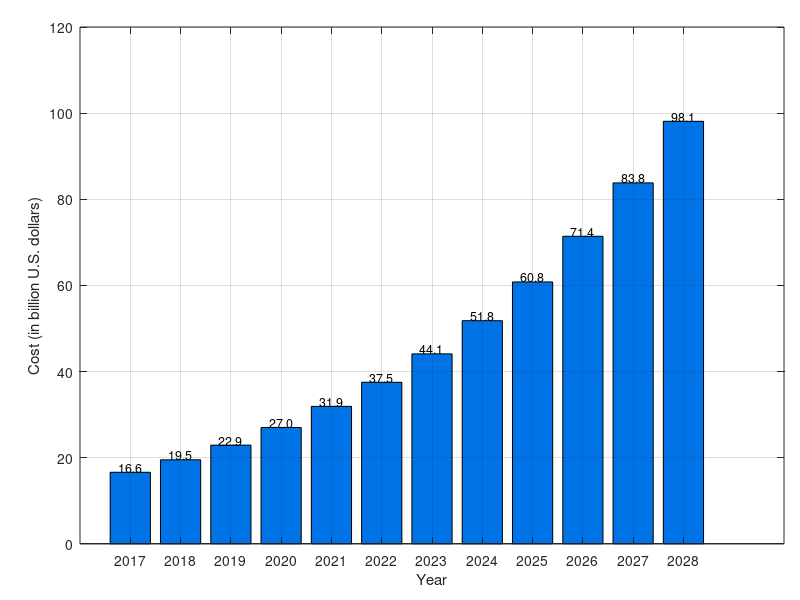

Write the MATLAB code that produced this figure.
% Adam Lewis 3rd Year Individual Project
% Student ID 11076422

% ChatGPT o3-mini-high was used to aid debugging and production of the 
% MATLAB visualisations in this project.

% MATLAB script to draw bachart
% Data source: https://www.statista.com/study/31368/cyber-security-of-companies-in-the-united-kingdom/ 

% Create figure
plotWidth = 500;   % Width in pixels
plotHeight = 400;  % Height in pixels
figure('Color','w', 'Units','pixels', 'Position',[100 100 plotWidth plotHeight]);

% Define the data for plot
years = 2017:2028;
costs = [16.6, 19.5, 22.9, 27.0, 31.9, 37.5, 44.1, 51.8, 60.8, ...
         71.4, 83.8, 98.1];

% Create bar chart
hBar = bar(years, costs, 'FaceColor',[0.0 0.45 0.9]);
hold on;

% Format x/y axis
xlabel('Year');
ylabel('Cost (in billion U.S. dollars)');
xticks(years);

% Set y-axis limits
ylim([0 120]);

% Add text labels to each bar
for i = 1:length(costs)
    text(years(i), costs(i), sprintf('%.1f', costs(i)), ...
        'HorizontalAlignment','center', ...
        'VerticalAlignment','bottom', ...
        'FontSize', 9, ...
        'Color','k');
end

grid on;
hold off;

% trim whitespace around exterior of plot
ax = gca;
ti = get(ax, 'TightInset');
set(ax, 'LooseInset', [ti(1) + 0.02, ti(2) + 0.02, ti(3) + 0.02, ti(4) + 0.02]);

% Save plot image
saveas(gcf, 'img_chapter_1_1_cost_of_cybercrime_UK.png');
